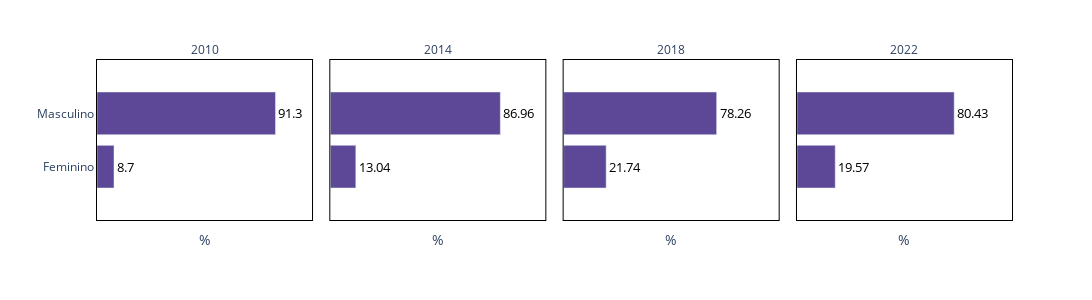

Notebook cell for this chart:
### Code cell
por_genero = eleicoes.groupby(['ano', 'genero'])['genero'].count().reset_index(name = 'n')
por_genero['%'] = (por_genero['n'] / 46) * 100 

por_genero['genero'] = por_genero['genero'].str.capitalize()

fig = px.bar(por_genero.sort_values(['%', 'genero'], ascending = 'False').round(2), 
             x = '%', 
             y = 'genero', 
             facet_col = 'ano', 
             barmode = 'group',
             text = '%',
             text_auto = '.1%',
             color_discrete_sequence=['rgb(93,72,152)'],
             category_orders = {'ano': [2010, 2014, 2018, 2022]},
             labels = {'genero': '', 'n': '', 'ano': ''})

fig.update_yaxes(range = (-1, 2), linecolor = 'black', gridcolor = 'white', mirror = True)
fig.update_xaxes(showticklabels = False, range = (0, 110), linecolor = 'black', gridcolor = 'white', mirror = True)
fig.for_each_annotation(lambda a: a.update(text=a.text.split("=")[-1]))
fig.update_layout(width = 1200, height = 300, plot_bgcolor = 'white', paper_bgcolor = 'white')
fig.update_traces(texttemplate='%{text:}', textposition='outside', textfont = {'color': 'black', 'size': 13})
fig.show()

fig.write_image("viz/genero_eleitos.png")

### Figure 1 — Plotly figure (JSON) as saved in the notebook; plotly's stock layout.template omitted (floating-point values rounded to 4 significant figures)
{"data": [{"alignmentgroup": "True", "hovertemplate": "=%{y}<br>%=%{text}<extra></extra>", "legendgroup": "", "marker": {"color": "rgb(93,72,152)", "pattern": {"shape": ""}}, "name": "", "offsetgroup": "", "orientation": "h", "showlegend": false, "text": [8.7, 91.3], "textfont": {"color": "black", "size": 13}, "textposition": "outside", "texttemplate": "%{text:}", "type": "bar", "x": [8.7, 91.3], "xaxis": "x", "y": ["Feminino", "Masculino"], "yaxis": "y"}, {"alignmentgroup": "True", "hovertemplate": "=%{y}<br>%=%{text}<extra></extra>", "legendgroup": "", "marker": {"color": "rgb(93,72,152)", "pattern": {"shape": ""}}, "name": "", "offsetgroup": "", "orientation": "h", "showlegend": false, "text": [13.04, 86.96], "textfont": {"color": "black", "size": 13}, "textposition": "outside", "texttemplate": "%{text:}", "type": "bar", "x": [13.04, 86.96], "xaxis": "x2", "y": ["Feminino", "Masculino"], "yaxis": "y2"}, {"alignmentgroup": "True", "hovertemplate": "=%{y}<br>%=%{text}<extra></extra>", "legendgroup": "", "marker": {"color": "rgb(93,72,152)", "pattern": {"shape": ""}}, "name": "", "offsetgroup": "", "orientation": "h", "showlegend": false, "text": [21.74, 78.26], "textfont": {"color": "black", "size": 13}, "textposition": "outside", "texttemplate": "%{text:}", "type": "bar", "x": [21.74, 78.26], "xaxis": "x3", "y": ["Feminino", "Masculino"], "yaxis": "y3"}, {"alignmentgroup": "True", "hovertemplate": "=%{y}<br>%=%{text}<extra></extra>", "legendgroup": "", "marker": {"color": "rgb(93,72,152)", "pattern": {"shape": ""}}, "name": "", "offsetgroup": "", "orientation": "h", "showlegend": false, "text": [19.57, 80.43], "textfont": {"color": "black", "size": 13}, "textposition": "outside", "texttemplate": "%{text:}", "type": "bar", "x": [19.57, 80.43], "xaxis": "x4", "y": ["Feminino", "Masculino"], "yaxis": "y4"}], "layout": {"annotations": [{"font": {}, "showarrow": false, "text": "2010", "x": 0.1175, "xanchor": "center", "xref": "paper", "y": 1, "yanchor": "bottom", "yref": "paper"}, {"font": {}, "showarrow": false, "text": "2014", "x": 0.3725, "xanchor": "center", "xref": "paper", "y": 1, "yanchor": "bottom", "yref": "paper"}, {"font": {}, "showarrow": false, "text": "2018", "x": 0.6275, "xanchor": "center", "xref": "paper", "y": 1, "yanchor": "bottom", "yref": "paper"}, {"font": {}, "showarrow": false, "text": "2022", "x": 0.8825, "xanchor": "center", "xref": "paper", "y": 1, "yanchor": "bottom", "yref": "paper"}], "barmode": "group", "height": 300, "legend": {"tracegroupgap": 0}, "margin": {"t": 60}, "paper_bgcolor": "white", "plot_bgcolor": "white", "width": 1200, "xaxis": {"anchor": "y", "domain": [0, 0.235], "gridcolor": "white", "linecolor": "black", "mirror": true, "range": [0, 110], "showticklabels": false, "title": {"text": "%"}}, "xaxis2": {"anchor": "y2", "domain": [0.255, 0.49], "gridcolor": "white", "linecolor": "black", "matches": "x", "mirror": true, "range": [0, 110], "showticklabels": false, "title": {"text": "%"}}, "xaxis3": {"anchor": "y3", "domain": [0.51, 0.745], "gridcolor": "white", "linecolor": "black", "matches": "x", "mirror": true, "range": [0, 110], "showticklabels": false, "title": {"text": "%"}}, "xaxis4": {"anchor": "y4", "domain": [0.765, 1.0], "gridcolor": "white", "linecolor": "black", "matches": "x", "mirror": true, "range": [0, 110], "showticklabels": false, "title": {"text": "%"}}, "yaxis": {"anchor": "x", "domain": [0, 1], "gridcolor": "white", "linecolor": "black", "mirror": true, "range": [-1, 2], "title": {"text": ""}}, "yaxis2": {"anchor": "x2", "domain": [0, 1], "gridcolor": "white", "linecolor": "black", "matches": "y", "mirror": true, "range": [-1, 2], "showticklabels": false}, "yaxis3": {"anchor": "x3", "domain": [0, 1], "gridcolor": "white", "linecolor": "black", "matches": "y", "mirror": true, "range": [-1, 2], "showticklabels": false}, "yaxis4": {"anchor": "x4", "domain": [0, 1], "gridcolor": "white", "linecolor": "black", "matches": "y", "mirror": true, "range": [-1, 2], "showticklabels": false}}}
